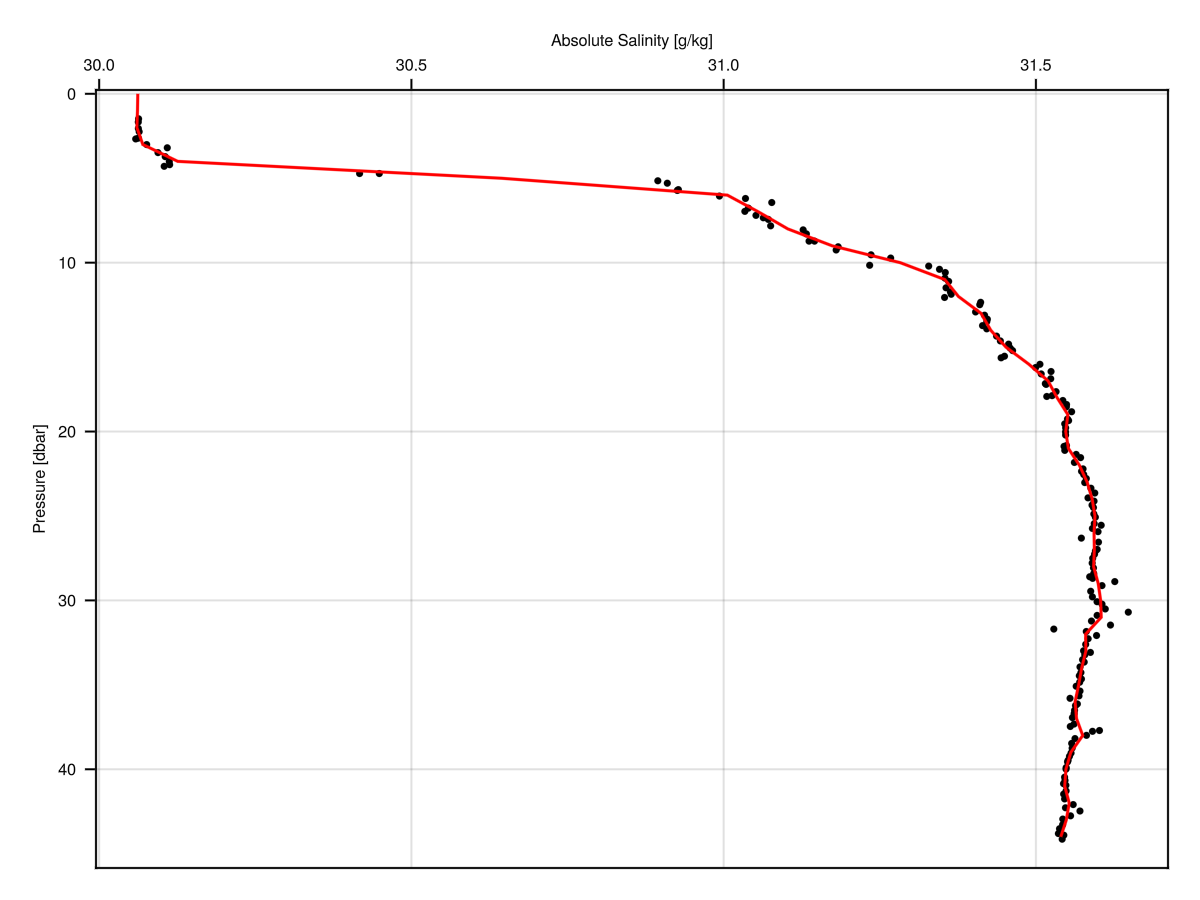

The script that saved this image:
# Smooth to 1-dbar grid; note that mean(diff(p))=0.24 dbar.
using OceanAnalysis
using GLMakie # or CairoMakie
file = joinpath(pkgdir(OceanAnalysis), "data", "ctd.cnv")
ctd = read_ctd_cnv(file);
p = ctd["pressure"];
y = repeat([1], length(p)); # fake y data, with arbitrary value
SA = ctd["SA"];
dp = 1.0;
pg = range(0.0, maximum(p), step=dp);
g = interpolate_barnes(p, y, SA; xg=pg, xr=dp);
fig = plot_profile(ctd, which="SA", seriestype=:scatter)
lines!(g["zg"][:], g["xg"][:], color=:red, label=false)
save("ctd_smooth.png", fig, px_per_unit=2)
